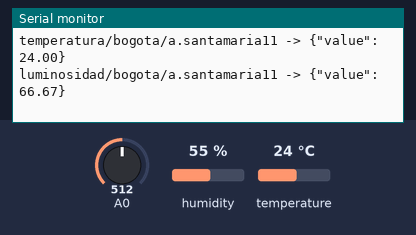
A sketch run on a simulated ESP8266 (NodeMCU). Shown: the last lines printed to the serial monitor. The inputs (shaded band) are chosen by the test bench; at power-on: humidity 55 %, A0 = 512, temperature 24 °C. WiFi joins after 1.5 s; servers stay silent unless stated; the local clock reads 2024-03-15 10:24:30 at power-on unless the sketch sets it; no MQTT or app messages arrive unless stated.

Above: at 3.2 s.
3.3 s: humidity set to 22 %
At 8.3 s:
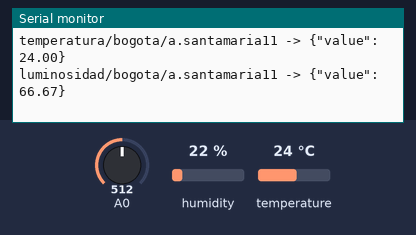
8.9 s: A0 set to 716
At 12.8 s:
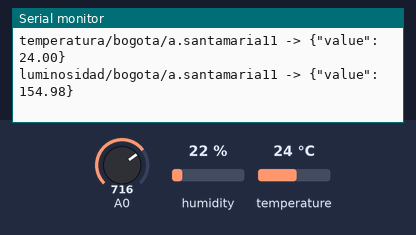
14.5 s: temperature set to 12 °C
At 18.6 s:
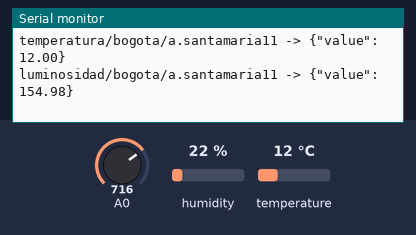
20.1 s: A0 set to 900
At 23.1 s:
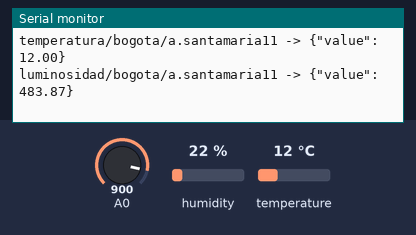
25.7 s: humidity set to 40 %
At 27.7 s:
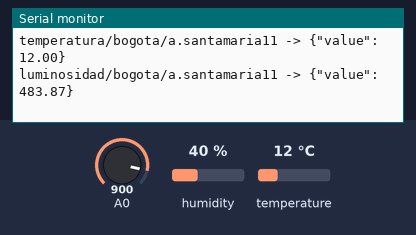
Timing chart, 0 to 29.2 s (numbered marks = the images above; inputs shaded):
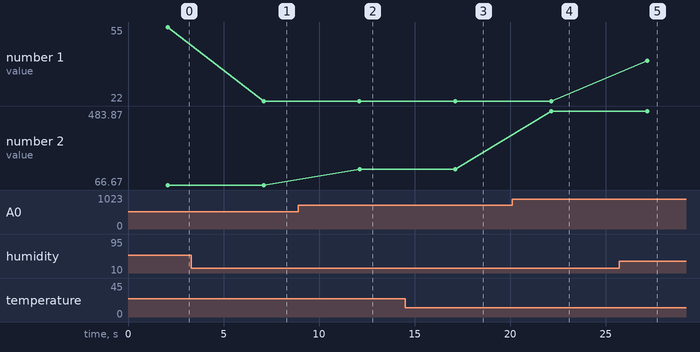

The sketch:

main.ino
```cpp
#include <ESP8266WiFi.h>
#include <WiFiClientSecure.h>
#include <time.h>
#include <PubSubClient.h>
#include "DHTesp.h"
#define DHTTYPE DHTesp::DHT11 // DHT 11

#define DHTpin 4
DHTesp dht;

#include "secrets.h"

//Conexión a Wifi
//Nombre de la red Wifi
const char ssid[] = "DASAI";
//Contraseña de la red Wifi
const char pass[] = "Santamaria+";

//Usuario uniandes sin @uniandes.edu.co
#define HOSTNAME "a.santamaria11"

//Conexión a Mosquitto
const char MQTT_HOST[] = "iotlab.virtual.uniandes.edu.co";
const int MQTT_PORT = 8082;
//Usuario uniandes sin @uniandes.edu.co
const char MQTT_USER[] = "a.santamaria11";
//Contraseña de MQTT que recibió por correo
const char MQTT_PASS[] = "201514735";
const char MQTT_SUB_TOPIC[] = HOSTNAME "/";
//Tópico al que se enviarán los datos de humedad
const char MQTT_PUB_TOPIC1[] = "humedad/bogota/" HOSTNAME;
//Tópico al que se enviarán los datos de temperatura
const char MQTT_PUB_TOPIC2[] = "temperatura/bogota/" HOSTNAME;
//Tópico al que se enviarán los datos de luminosidad
const char MQTT_PUB_TOPIC3[] = "luminosidad/bogota/" HOSTNAME;


//////////////////////////////////////////////////////

#if (defined(CHECK_PUB_KEY) and defined(CHECK_CA_ROOT)) or (defined(CHECK_PUB_KEY) and defined(CHECK_FINGERPRINT)) or (defined(CHECK_FINGERPRINT) and defined(CHECK_CA_ROOT)) or (defined(CHECK_PUB_KEY) and defined(CHECK_CA_ROOT) and defined(CHECK_FINGERPRINT))
  #error "cant have both CHECK_CA_ROOT and CHECK_PUB_KEY enabled"
#endif

BearSSL::WiFiClientSecure net;
PubSubClient client(net);

time_t now;
unsigned long lastMillis = 0;

//Función que conecta el node a través del protocolo MQTT
//Emplea los datos de usuario y contraseña definidos en MQTT_USER y MQTT_PASS para la conexión
void mqtt_connect()
{
  //Intenta realizar la conexión indefinidamente hasta que lo logre
  while (!client.connected()) {
    Serial.print("Time: ");
    Serial.print(ctime(&now));
    Serial.print("MQTT connecting ... ");
    if (client.connect(HOSTNAME, MQTT_USER, MQTT_PASS)) {
      Serial.println("connected.");
    } else {
      Serial.println("Problema con la conexión, revise los valores de las constantes MQTT");
      Serial.print("Código de error = ");
      Serial.println(client.state());
      if ( client.state() == MQTT_CONNECT_UNAUTHORIZED ) {
        ESP.deepSleep(0);
      }
      /* Espera 5 segundos antes de volver a intentar */
      delay(5000);
    }
  }
}

void receivedCallback(char* topic, byte* payload, unsigned int length) {
  Serial.print("Received [");
  Serial.print(topic);
  Serial.print("]: ");
  for (int i = 0; i < length; i++) {
    Serial.print((char)payload[i]);
  }
}

//Configura la conexión del node MCU a Wifi y a Mosquitto
void setup()
{
  Serial.begin(115200);
  Serial.println();
  Serial.println();
  Serial.print("Attempting to connect to SSID: ");
  Serial.print(ssid);
  WiFi.hostname(HOSTNAME);
  WiFi.mode(WIFI_STA);
  WiFi.begin(ssid, pass);
  //Intenta conectarse con los valores de las constantes ssid y pass a la red Wifi
  //Si la conexión falla el node se dormirá hasta que lo resetee
  while (WiFi.status() != WL_CONNECTED)
  {
    if ( WiFi.status() == WL_NO_SSID_AVAIL || WiFi.status() == WL_WRONG_PASSWORD ) {
      Serial.print("\nProblema con la conexión, revise los valores de las constantes ssid y pass");
      ESP.deepSleep(0);
    } else if ( WiFi.status() == WL_CONNECT_FAILED ) {
      Serial.print("\nNo se ha logrado conectar con la red, resetee el node y vuelva a intentar");
      ESP.deepSleep(0);
    }
    Serial.print(".");
    delay(1000);
  }
  Serial.println("connected!");
  dht.setup(DHTpin, DHTTYPE);
  //Sincroniza la hora del dispositivo con el servidor SNTP (Simple Network Time Protocol)
  Serial.print("Setting time using SNTP");
  configTime(-5 * 3600, 0, "pool.ntp.org", "time.nist.gov");
  now = time(nullptr);
  while (now < 1510592825) {
    delay(500);
    Serial.print(".");
    now = time(nullptr);
  }
  Serial.println("done!");
  struct tm timeinfo;
  gmtime_r(&now, &timeinfo);
  //Una vez obtiene la hora, imprime en el monitor el tiempo actual
  Serial.print("Current time: ");
  Serial.print(asctime(&timeinfo));

  #ifdef CHECK_CA_ROOT
    BearSSL::X509List cert(digicert);
    net.setTrustAnchors(&cert);
  #endif
  #ifdef CHECK_PUB_KEY
    BearSSL::PublicKey key(pubkey);
    net.setKnownKey(&key);
  #endif
  #ifdef CHECK_FINGERPRINT
    net.setFingerprint(fp);
  #endif
  #if (!defined(CHECK_PUB_KEY) and !defined(CHECK_CA_ROOT) and !defined(CHECK_FINGERPRINT))
    net.setInsecure();
  #endif

  //Llama a funciones de la librería PubSubClient para configurar la conexión con Mosquitto
  client.setServer(MQTT_HOST, MQTT_PORT);
  client.setCallback(receivedCallback);
  //Llama a la función de este programa que realiza la conexión con Mosquitto
  mqtt_connect();
}

//Función loop que se ejecuta indefinidamente repitiendo el código a su interior
//Cada vez que se ejecuta toma nuevos datos de la lectura del sensor
void loop()
{
  //Revisa que la conexión Wifi y MQTT siga activa
  if (WiFi.status() != WL_CONNECTED)
  {
    Serial.print("Checking wifi");
    while (WiFi.waitForConnectResult() != WL_CONNECTED)
    {
      WiFi.begin(ssid, pass);
      Serial.print(".");
      delay(10);
    }
    Serial.println("connected");
  }
  else
  {
    if (!client.connected())
    {
      mqtt_connect();
    }
    else
    {
      client.loop();
    }
  }

  now = time(nullptr);
  //Constantes del sensor
  const long A = 1000;     //Resistencia en oscuridad en KΩ
  const int B = 15;        //Resistencia a la luz (10 Lux) en KΩ
  const int Rc = 10;       //Resistencia calibracion en KΩ
  //Lee los datos del sensor
  float h = dht.getHumidity();
  float t = dht.getTemperature();
  float V = analogRead(A0);
  float l = ((long)V*A*10)/((long)B*Rc*(1024-V));

  //Transforma la información a la notación JSON para poder enviar los datos
  //El mensaje que se envía es de la forma {"value": x}, donde x es el valor de temperatura o humedad

  //JSON para humedad
  String json = "{\"value\": "+ String(h) + "}";
  char payload1[json.length()+1];
  json.toCharArray(payload1,json.length()+1);
  //JSON para temperatura
  json = "{\"value\": "+ String(t) + "}";
  char payload2[json.length()+1];
  json.toCharArray(payload2,json.length()+1);
  //JSON para luminosidad
  json = "{\"value\": "+ String(l) +"}";
  char payload3[json.length()+1];
  json.toCharArray(payload3,json.length()+1);

  //Si los valores recolectados no son indefinidos, se envían a los tópicos correspondientes
  if ( !isnan(h) ) {
    //Publica en el tópico de la humedad
    client.publish(MQTT_PUB_TOPIC1, payload1, false);
  }

  if ( !isnan(t) ) {
    //Publica en el tópico de la temperatura
    client.publish(MQTT_PUB_TOPIC2, payload2, false);
  }

  if ( !isnan(l) ) {
    //Publica en el tópico de la luminosidad
    client.publish(MQTT_PUB_TOPIC3, payload3, false);
  }

  //Imprime en el monitor serial la información recolectada
  Serial.print(MQTT_PUB_TOPIC1);
  Serial.print(" -> ");
  Serial.println(payload1);
  Serial.print(MQTT_PUB_TOPIC2);
  Serial.print(" -> ");
  Serial.println(payload2);
  Serial.print(MQTT_PUB_TOPIC3);
  Serial.print(" -> ");
  Serial.println(payload3);
  /*Espera 5 segundos antes de volver a ejecutar la función loop*/
  delay(5000);
}
```

secrets.h
```cpp
//enable only one of these below, disabling both is fine too.
#define CHECK_CA_ROOT
// #define CHECK_PUB_KEY
// #define CHECK_FINGERPRINT
////--------------------------////

#define SECRET

#ifdef CHECK_CA_ROOT
static const char digicert[] PROGMEM = R"EOF(
-----BEGIN CERTIFICATE-----
MIIEQzCCAyugAwIBAgIUVxULRUCblz76p0JQ02yqP+0oIT0wDQYJKoZIhvcNAQEL
BQAwgbAxCzAJBgNVBAYTAkNPMRMwEQYDVQQIDApDdW5kY2xpZW50MRUwEwYDVQQH
DAxCb2dvdGFDbGllbnQxFzAVBgNVBAoMDlVuaWFuZGVzQ2xpZW50MRcwFQYDVQQL
DA5TeXN0ZW1hc0NsaWVudDEnMCUGA1UEAwweaW90bGFiLnZpcnR1YWwudW5pYW5k
ZXMuZWR1LmNvMRowGAYJKoZIhvcNAQkBFgtpb3RAaW90LmNvbTAeFw0yMzA4MDkx
NTM3MzdaFw0yODA4MDgxNTM3MzdaMIGwMQswCQYDVQQGEwJDTzETMBEGA1UECAwK
Q3VuZGNsaWVudDEVMBMGA1UEBwwMQm9nb3RhQ2xpZW50MRcwFQYDVQQKDA5Vbmlh
bmRlc0NsaWVudDEXMBUGA1UECwwOU3lzdGVtYXNDbGllbnQxJzAlBgNVBAMMHmlv
dGxhYi52aXJ0dWFsLnVuaWFuZGVzLmVkdS5jbzEaMBgGCSqGSIb3DQEJARYLaW90
QGlvdC5jb20wggEiMA0GCSqGSIb3DQEBAQUAA4IBDwAwggEKAoIBAQCxteflALjc
YIu2G4Dx1w3nNfmFuvQIJtU3zGcWD8yiWzVfmhGIHTR5AMHGq+5p3VxKmX8T0aPJ
fgSgrBWxQFog3PqKZMDGIukcLf9EEyFL2DGkkiTj/DaxB6aa8yI2gHn/oSRLjw3p
5fWlEerMxOm9Uspvrzz6xnOObCJD/c8HMfWgzQEWTm+y60irQxh1V9UmTSsiIpj3
9+nfdOQfenOq5R92vdjVCDm4jpeeDf8P10jEqqgvxk7qA03qf+UKAMDv4GudfQxM
kkd+7zk+jncgSTb8nfVjazCm6nYreQVhHRCI103pDQ7c4aR02moisBBon2iUOVtk
bovtf4zc/2cnAgMBAAGjUzBRMB0GA1UdDgQWBBRMdA7bUGAb3SSSZ9brzWmeVJvw
+jAfBgNVHSMEGDAWgBRMdA7bUGAb3SSSZ9brzWmeVJvw+jAPBgNVHRMBAf8EBTAD
AQH/MA0GCSqGSIb3DQEBCwUAA4IBAQB8/lGbAIGXygkUwBuqDM+Vdvlgag3k93Gd
eNHGsMf6lvXAulvqnSm3CNYmZFmOGawOS7QJNKis1tIl5DzLPDhbxQ/IqhyHgD68
8IDjg6GyfxoChNOCO0fROdzRnl7l4izQ5EtmXRFY7Y8105EOyw1IaRK+SG9CzmJw
n2H83Dv/dg4Dx66vkZRwdHWTRW1d7lx4+GKzlpuDlPmIiLqOJZ+U5rB2sOwFNGud
1isNZfVIwrcEEsk7gP5pj3Fn5S5q6OVFlA7wxuxBb+AuC6FAt/uur5jjMvTsV7oY
upeTOzZ5IdS7YKX3qeuRGqnGqwu7ifAklS8j1sl9eLCdFK74dKFD
-----END CERTIFICATE-----
)EOF";
#endif

#ifdef CHECK_PUB_KEY
// Extracted by: openssl x509 -pubkey -noout -in ca.crt
static const char pubkey[] PROGMEM = R"KEY(
-----BEGIN PUBLIC KEY-----
xxxxxxxxxxxxxxxxxxxxxxxxxxxxxxxxxxxxxxxxxxxxxxxxxxxxxxxxxxxxxxxx
xxxxxxxxxxxxxxxxxxxxxxxxxxxxxxxxxxxxxxxxxxxxxxxxxxxxxxxxxxxxxxxx
xxxxxxxxxxxxxxxxxxxxxxxxxxxxxxxxxxxxxxxxxxxxxxxxxxxxxxxxxxxxxxxx
xxxxxxxxxxxxxxxxxxxxxxxxxxxxxxxxxxxxxxxxxxxxxxxxxxxxxxxxxxxxxxxx
xxxxxxxxxxxxxxxxxxxxxxxxxxxxxxxxxxxxxxxxxxxxxxxxxxxxxxxxxxxxxxxx
xxxxxxxxxxxxxxxxxxxxxxxxxxxxxxxxxxxxxxxxxxxxxxxxxxxxxxxxxxxxxxxx
xxxxxxxxxxxxxxxxxxxxxxxxxxxxxxxxxxxxxxxxxxxxxxxxxxxxxxxxxxxxxxxx
xxxxxxxxxxxxxxxxxxxxxxxxxxxxxxxxxxxxxxxxxxxxxxxxxxxxxxxxxxxxxxxx
xxxxxxxx
-----END PUBLIC KEY-----
)KEY";
#endif

#ifdef CHECK_FINGERPRINT
// Extracted by: openssl x509 -fingerprint -in server.crt
static const char fp[] PROGMEM = "AA:BB:CC:DD:EE:FF:00:11:22:33:44:55:66:77:88:99:AA:BB:CC:DD";
#endif
```

Measured:
- after the input at 3.3 s, the serial monitor: prints a new line after 3.8 s (image 1)
- after the input at 8.9 s, the serial monitor: prints a new line after 3.2 s (image 2)
- after the input at 14.5 s, the serial monitor: prints a new line after 2.6 s (image 3)
- after the input at 20.1 s, the serial monitor: prints a new line after 2.1 s (image 4)
- after the input at 25.7 s, the serial monitor: prints a new line after 1.5 s (image 5)
- plotted number 1: 55 → 22 after the input at 3.3 s, 22 → 40 after the input at 25.7 s
- plotted number 2: 66.67 → 154.98 after the input at 8.9 s, 154.98 → 483.87 after the input at 20.1 s
